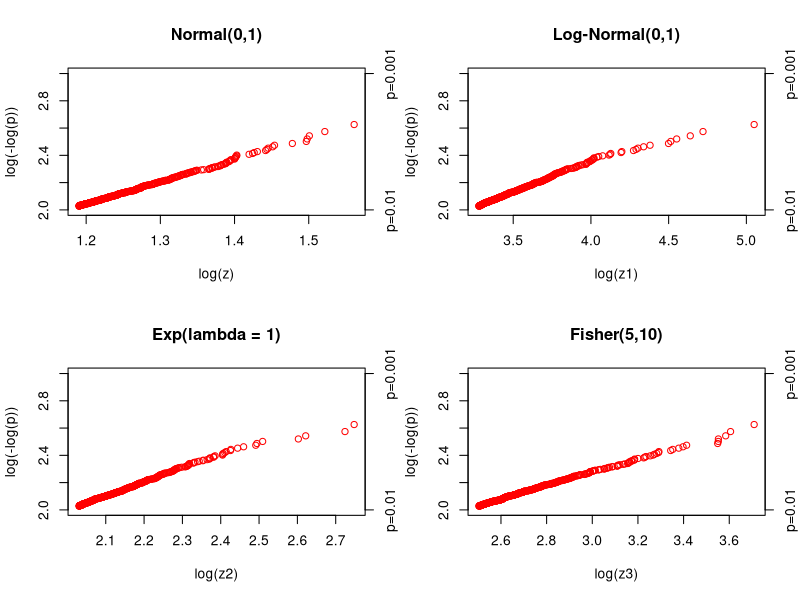

The R source for this figure:
z<-tail(sort(rnorm(1e6)),500)
z1<-tail(sort(rlnorm(1e6)),500)
z2<-tail(sort(rexp(1e6)),500)
z3<-tail(sort(rf(1e6,df1=5,df2=10)),500)
p<-seq(500,1)/1e6

par(mfrow=c(2,2))

plot(log(z),log(-log(p)),col="red",main="Normal(0,1)",ylim=c(2,3))
axis(4,at=c(2,3),labels=c(paste0("p=",1e-2),paste0("p=",1e-3)))

plot(log(z1),log(-log(p)),col="red",main="Log-Normal(0,1)",ylim=c(2,3))
axis(4,at=c(2,3),labels=c(paste0("p=",1e-2),paste0("p=",1e-3)))

plot(log(z2),log(-log(p)),col="red",main="Exp(lambda = 1)",ylim=c(2,3))
axis(4,at=c(2,3),labels=c(paste0("p=",1e-2),paste0("p=",1e-3)))

plot(log(z3),log(-log(p)),col="red",main="Fisher(5,10)",ylim=c(2,3))
axis(4,at=c(2,3),labels=c(paste0("p=",1e-2),paste0("p=",1e-3)))
     